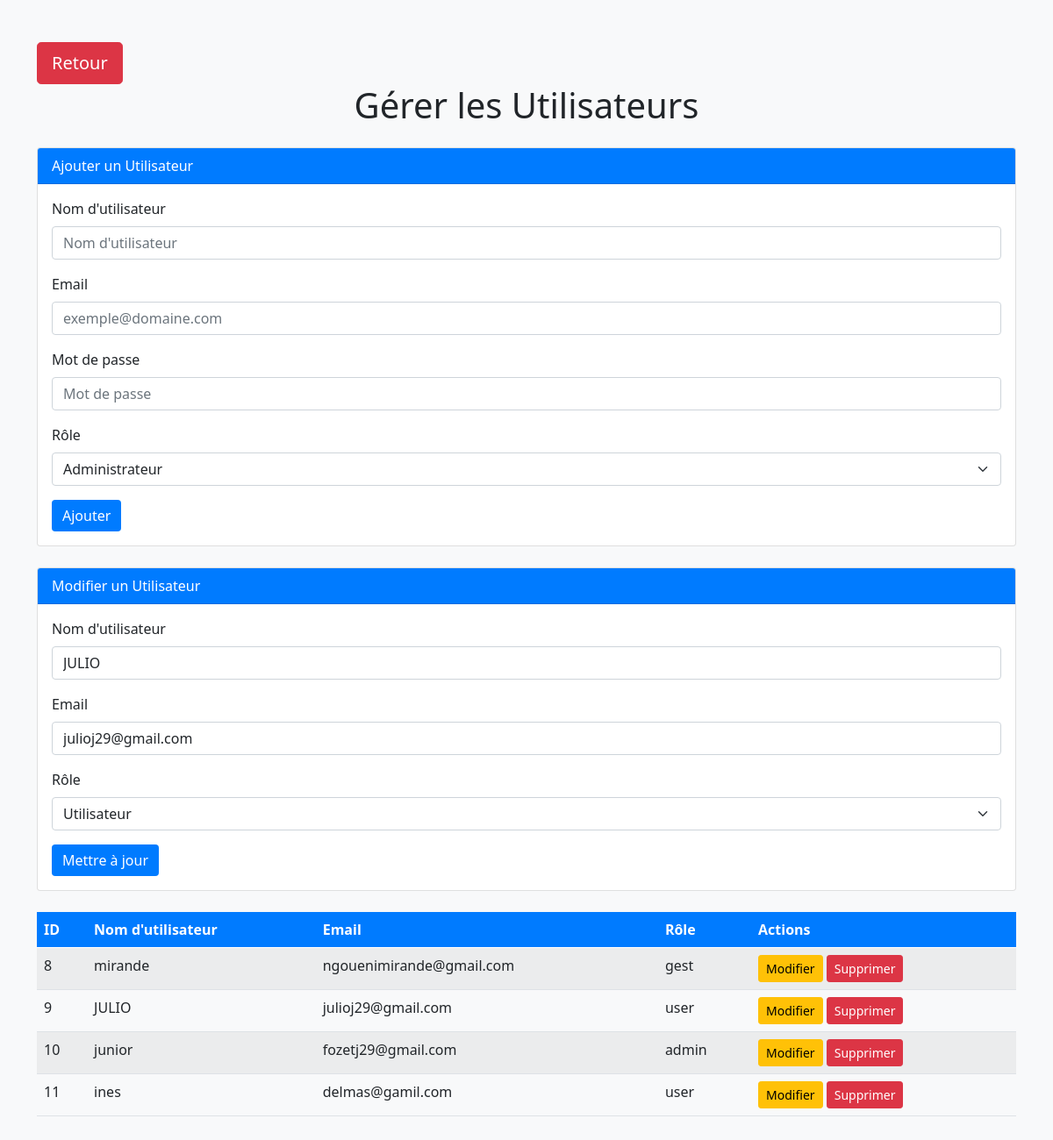
Screenshot of /page/admin/gere.php?id_modifier=9 (signed in) with the database file from the repository.
### tables this page shows
CREATE TABLE `utilisateur` (
  `ID_UTILISATEUR` int(11) NOT NULL,
  `MOT_DE_PASSE` varchar(200) DEFAULT NULL,
  `EMAIL` varchar(200) DEFAULT NULL,
  `ROLE` varchar(50) DEFAULT NULL,
  `NOM_UTIL` varchar(100) DEFAULT NULL
);

### page/admin/gere.php (the view, shortened to what this page needs)
<?php
require_once('../conect.php');
$userToEdit = null;
if (isset($_GET['id_modifier'])) {
    $userId = $_GET['id_modifier'];
    $sql = "SELECT * FROM utilisateur WHERE ID_UTILISATEUR = :id";
    $stmt = $con->prepare($sql);
    $stmt->bindParam(':id', $userId, PDO::PARAM_INT);
    $stmt->execute();
    $userToEdit = $stmt->fetch(PDO::FETCH_ASSOC);
}
$result = $con->query("SELECT * FROM utilisateur WHERE ID_UTILISATEUR  != {$_SESSION['user_id']}");
?>
<!DOCTYPE html>
<html lang="fr">
<head>
    <link rel="stylesheet" href="../boostrap/css/bootstrap.min.css">
</head>
<body>
    <div class="container my-5">
        <a href="admin.php" class="btn btn-danger btn-lg">Retour</a>
        <h1 class="text-center mb-4">Gérer les Utilisateurs</h1>
        <div class="card mb-4">
            <div class="card-header">
                Ajouter un Utilisateur
            </div>
            <div class="card-body">
                <form action="" method="POST">
                    <div class="mb-3">
                        <label for="username" class="form-label">Nom d'utilisateur</label>
                        <input type="text" class="form-control" id="username" name="username" placeholder="Nom d'utilisateur" required>
                    </div>
                    <div class="mb-3">
                        <label for="email" class="form-label">Email</label>
                        <input type="email" class="form-control" id="email" name="email" placeholder="exemple@domaine.com" required>
                    </div>
                    <div class="mb-3">
                        <label for="password" class="form-label">Mot de passe</label>
                        <input type="password" class="form-control" id="password" name="password" placeholder="Mot de passe" required>
                    </div>
                    <div class="mb-3">
                        <label for="role" class="form-label">Rôle</label>
                        <select class="form-select" id="role" name="role" required>
                            <option value="Admin">Administrateur</option>
                        </select>
                    </div>
                    <button type="submit" class="btn btn-primary">Ajouter</button>
                </form>
            </div>
        </div>
        <?php if ($userToEdit): ?>
            <div class="card mb-4">
                <div class="card-header">
                    Modifier un Utilisateur
                </div>
                <div class="card-body">
                    <form action="" method="POST">
                        <div class="mb-3">
                            <label for="username" class="form-label">Nom d'utilisateur</label>
                            <input type="text" class="form-control" id="username" name="username" value="<?= htmlspecialchars($userToEdit['NOM_UTIL']) ?>" required>
                        </div>
                        <div class="mb-3">
                            <label for="email" class="form-label">Email</label>
                            <input type="email" class="form-control" id="email" name="email" value="<?= htmlspecialchars($userToEdit['EMAIL']) ?>" required>
                        </div>
                        <div class="mb-3">
                            <label for="role" class="form-label">Rôle</label>
                            <select class="form-select" id="role" name="role" required>
                                <option value="user" <?= $userToEdit['ROLE'] == 'user' ? 'selected' : '' ?>>Utilisateur</option>
                            </select>
                        </div>
                        <button type="submit" class="btn btn-primary">Mettre à jour</button>
                    </form>
                </div>
            </div>
        <?php endif; ?>
        <table class="table table-striped">
            <thead>
                <tr>
                    <th>ID</th>
                    <th>Nom d'utilisateur</th>
                    <th>Email</th>
                    <th>Rôle</th>
                    <th>Actions</th>
                </tr>
            </thead>
            <tbody>
                <?php while ($row = $result->fetch()): ?>
                    <tr>
                        <td><?= htmlspecialchars($row['ID_UTILISATEUR']) ?></td>
                        <td><?= htmlspecialchars($row['NOM_UTIL']) ?></td>
                        <td><?= htmlspecialchars($row['EMAIL']) ?></td>
                        <td><?= htmlspecialchars($row['ROLE']) ?></td>
                        <td>
                            <a href="?id_modifier=<?= htmlspecialchars($row['ID_UTILISATEUR']) ?>" class="btn btn-warning btn-sm">Modifier</a>
                            <a href="?id_suprim=<?= htmlspecialchars($row['ID_UTILISATEUR']) ?>" class="btn btn-danger btn-sm" onclick="return confirm('Êtes-vous sûr de vouloir supprimer cet utilisateur ?');">Supprimer</a>
                        </td>
                    </tr>
                <?php endwhile; ?>
            </tbody>
        </table>
    </div>
</body>
</html>

### page/admin/gere.php (style rules this page uses)
body { background-color: #f8f9fa; }
.card-header { background-color: #007bff; color: white; }
.btn-primary { background-color: #007bff; border: none; }
.table thead th { background-color: #007bff; color: white; }
.btn-sm { padding: 0.25rem 0.5rem; }

### rows the page displays
utilisateur: username "JULIO", email "julioj29@gmail.com", role "Utilisateur", ID_UTILISATEUR "9", NOM_UTIL "JULIO", EMAIL "julioj29@gmail.com", ROLE "user"
utilisateur: ID_UTILISATEUR "8", NOM_UTIL "mirande", EMAIL "ngouenimirande@gmail.com", ROLE "gest"
utilisateur: ID_UTILISATEUR "10", NOM_UTIL "junior", EMAIL "fozetj29@gmail.com", ROLE "admin"
utilisateur: ID_UTILISATEUR "11", NOM_UTIL "ines", EMAIL "delmas@gamil.com", ROLE "user"
